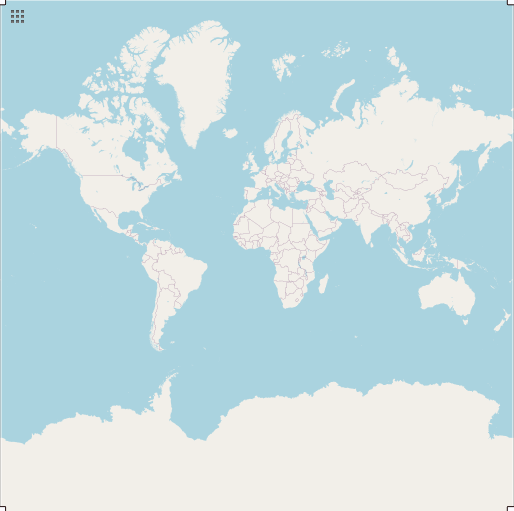
#> input picture lektion5/welt.png, 514 x 511 px
$ python 09_graph_geodata.py
#> lines starting #> are read from the running program, lines starting #| are printed output that depends on the picture
import pandas
import matplotlib.pyplot as plt

csv = pandas.read_csv('time_series_covid19_recovered_global.csv')
#> (reads lektion5/time_series_covid19_recovered_global.csv from the repository)
data = csv[['Long', 'Lat']]

ruh_m = plt.imread('welt.png')
#> ruh_m is the input picture: shape (511, 514, 3) float32; mean R, G, B 0.782, 0.871, 0.888
fig, ax = plt.subplots(figsize = (8,7))
ax.scatter(csv['Long'], csv['Lat'], zorder=1, alpha= 0.2, c='b', s=10)

box = (-180, +180, -90, 90)

ax.set_title('COVID-19 recoveries all over the worlds')
ax.imshow(ruh_m, zorder=0, extent = box, aspect= 'equal')
plt.show()
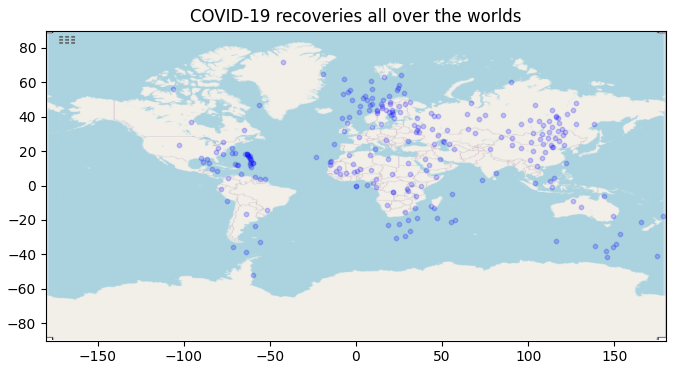
#> figure drawn by matplotlib, 1 panel
